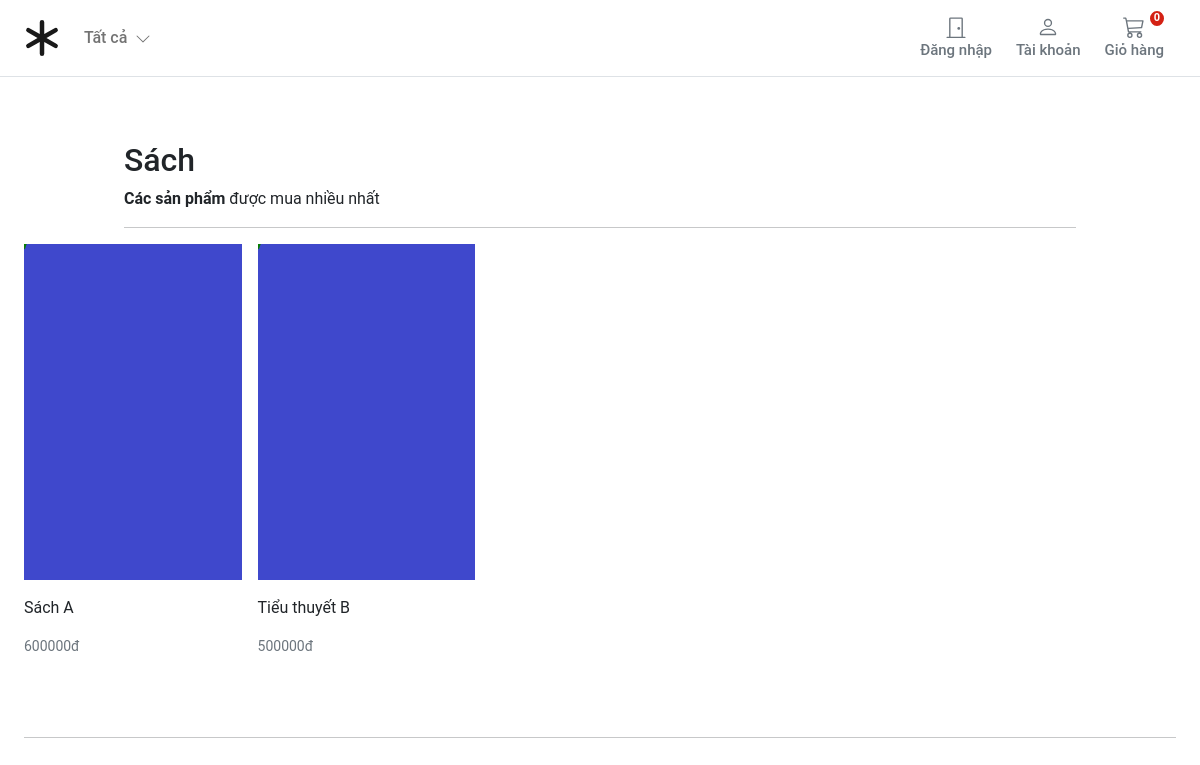
The page /shop/book/ on the database its author committed.
### store/models.py (models this page shows, shortened)
class Category(models.Model):
    name = models.CharField(max_length=255, db_index=True)
    slug = models.SlugField(max_length=255, unique=True)
    class Meta:
        verbose_name_plural = 'categories'
    def get_absolute_url(self):
        return reverse('store:category_list', args=[self.slug])

class Product(models.Model):
    category = models.ForeignKey(Category, related_name='product', on_delete=models.CASCADE)
    created_by = models.ForeignKey(settings.AUTH_USER_MODEL, on_delete=models.CASCADE, related_name='product_creator')
    title = models.CharField(max_length=255)
    author = models.CharField(max_length=255, default='admin')
    description = models.TextField(blank=True)
    image = models.ImageField(upload_to='images/', default='images/default.png')
    slug = models.SlugField(max_length=255)
    price = models.DecimalField(max_digits=9, decimal_places=0)
    in_stock = models.BooleanField(default=True)
    is_active = models.BooleanField(default=True)
    created = models.DateTimeField(auto_now_add=True)
    updated = models.DateTimeField(auto_now=True)
    objects = models.Manager()
    products = ProductManager()
    class Meta:
        verbose_name_plural = 'Products'
        ordering = ('-created',)
    def get_absolute_url(self):
        return reverse('store:product_detail', args=[self.slug])

### store/views.py (the view)
# urls.py: path('shop/<slug:category_slug>/', views.category_list, name='category_list'),
def category_list(request, category_slug=None):
    category = get_object_or_404(Category, slug=category_slug)
    products = Product.products.filter(category=category)
    return render(request, 'store/category.html', {'category': category, 'products': products})

### basket/basket.py (called while the page is built)
    def __len__(self):
        return sum(item['qty'] for item in self.basket.values())

### basket/context_processors.py (called while the page is built)
def basket(request):
    return {'basket': Basket(request)}

### store/context_processors.py (called while the page is built)
def categories(request):
    return {
        'categories': Category.objects.all()
    }

### store/models.py (called while the page is built)
    def get_queryset(self):
        return super(ProductManager, self).get_queryset().filter(is_active=True)

### templates/store/category.html (shortened to what this page needs)
{% extends "../base.html" %}
{% block content %}
<div class="container" style="max-width: 1000px">
  <div class="col-12">
    <h1 class="h2">{{ category.name|title }}</h1>
  </div>
  <div class="col-12 d-flex justify-content-between">
    <div><b>Các sản phẩm</b> được mua nhiều nhất</div>
  </div>
  <hr />
</div>
<div class="container">
  <div class="row">
    <div class="album">
      {% if not products %}
      <div class="col-12">Hiện tại chưa có <a href="{% url 'store:store_home' %}">Trang chủ</a></div>
      {% else %}
      <div class="row row-cols-1 row-cols-sm-2 row-cols-md-5 g-3">
        {% for product in products %}
        <div class="col">
          <div class="card border-0">
            <img class="img-fluid" alt="Responsive image" src="{{ product.image.url }}">
            <div class="card-body px-0">
              <p class="card-text">
                <a class="text-dark text-decoration-none" href="{{ product.get_absolute_url }}">{{ product.title }}</a>
              </p>
              <div class="d-flex justify-content-between align-items-center">
                <small class="text-muted">{{product.price}}đ</small>
              </div>
            </div>
          </div>
        </div>
        {% endfor %}
      </div>
      {% endif %}
    </div>
  </div>
</div>
{% endblock %}

### static/core/css/base.css (style rules this page uses)
@media (min-width: 1000px) { .container { max-width: 1000px; } }
@media (max-width: 1200px) { .container { max-width: 100%; padding:0 24px; } }
html, body, p, div { letter-spacing: -0.02px; font-family: 'Roboto', sans-serif; }

### rows shown on the page
Category: name "Sách"
Product: image (placeholder picture), title "Sách A", price "600000"
Product: image (placeholder picture), title "Tiểu thuyết B", price "500000"
